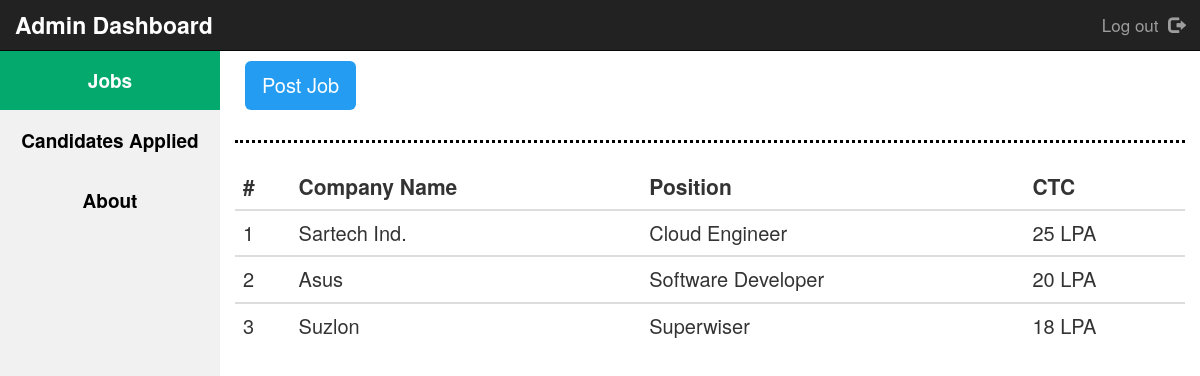
The page / on the database its author committed.
### tables this page shows
CREATE TABLE IF NOT EXISTS `jobs` (
  `id` int(11) NOT NULL AUTO_INCREMENT,
  `cname` varchar(50) NOT NULL,
  `position` varchar(50) NOT NULL,
  `jdesc` varchar(200) NOT NULL,
  `skills` varchar(60) NOT NULL,
  `ctc` varchar(50) NOT NULL,
  PRIMARY KEY (`id`)
);

### index.php (the view, shortened to what this page needs)
<?php include 'header.php' ?>
        <div style="margin-top: 50px">
            <div class="sidebar" style="font-size:19px; text-align: center;" >
                <a class="active" href="index.php" ><strong>Jobs</strong></a>
                <a href="applied.php"><strong>Candidates Applied</strong></a>
                <a href="about.php"><strong>About</strong></a>
            </div>
        <div class="content">
            <p style="padding:10px">
                <button class="btn btn-blue btn-lg btn-animated" type="button" data-bs-toggle="collapse" data-bs-target="#collapseExample" aria-expanded="false" aria-controls="collapseExample" >
                    Post Job
                </button>  &nbsp; <div id="add_err2"></div>
            </p>
        <hr style="border-top:3px dotted black;"/>
        <table class="table table-dark table-hover" style="margin-top:15px;">
                <thead style="font-size:21px;">
                    <tr>
                    <th scope="col">#</th>
                    <th scope="col">Company Name</th>
                    <th scope="col">Position</th>
                    <th scope="col">CTC</th>
                    </tr>
                </thead>
                <?php
                    $mysqli = new mysqli('localhost:3308', 'root', '', 'jobs');
                    $sqli="SELECT cname, position, ctc FROM jobs";
                    $result=mysqli_query($mysqli, $sqli);
                    if($result->num_rows>0) {
                        $i=0;
                        while($rows=$result->fetch_assoc()) {
                            $i++;
                            echo"<tbody style=\"font-size:20px;\">
                                <tr>
                                    <td>".$i."</td>
                                    <td>".$rows['cname']."</td>
                                    <td>".$rows['position']."</td>
                                    <td>". $rows['ctc']."</td>
                                </tr>";
                        }
                    } else {
                        echo "";
                    }
                ?>
                </tbody>
            </table>
    </div>
    </div>
</body>
</html>

### CSS/jobportal.css (style rules this page uses)
.btn-blue { background-color: #249cf2; color: #fff; font-size: 20px; }
.sidebar { margin: 0; padding: 0; width: 220px; background-color: #f1f1f1; position: fixed; height: 100%; overflow: auto; }
.sidebar a { display: block; color: black; padding: 16px; text-decoration: none; }
.sidebar a.active { background-color: #04AA6D; color: white; }
div.content { margin-left: 220px; padding: 1px 15px; height: device-height; }
* { box-sizing: border-box; }

### header.php (style rules this page uses)
body { margin: 0; font-family: Arial, Helvetica, sans-serif; }

### rows shown on the page
jobs: cname "Sartech Ind.", position "Cloud Engineer", ctc "25 LPA"
jobs: cname "Asus", position "Software Developer", ctc "20 LPA"
jobs: cname "Suzlon", position "Superwiser", ctc "18 LPA"
